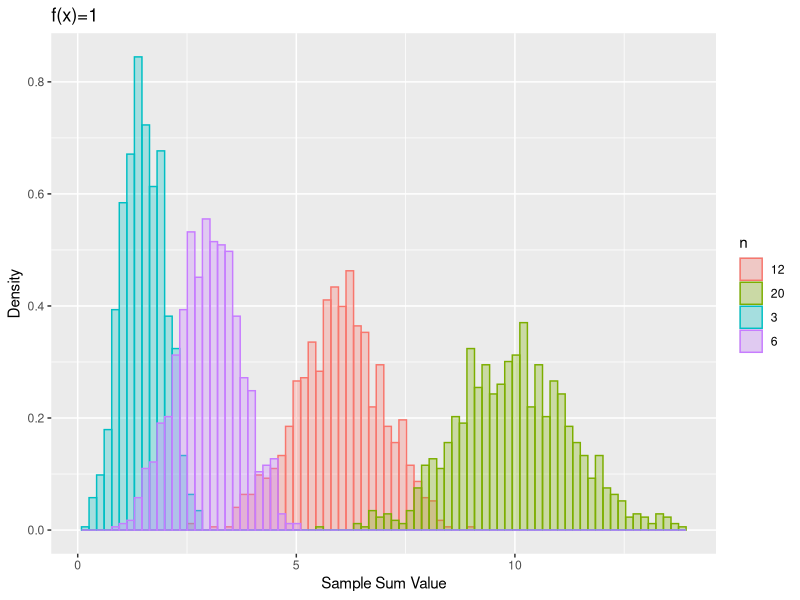
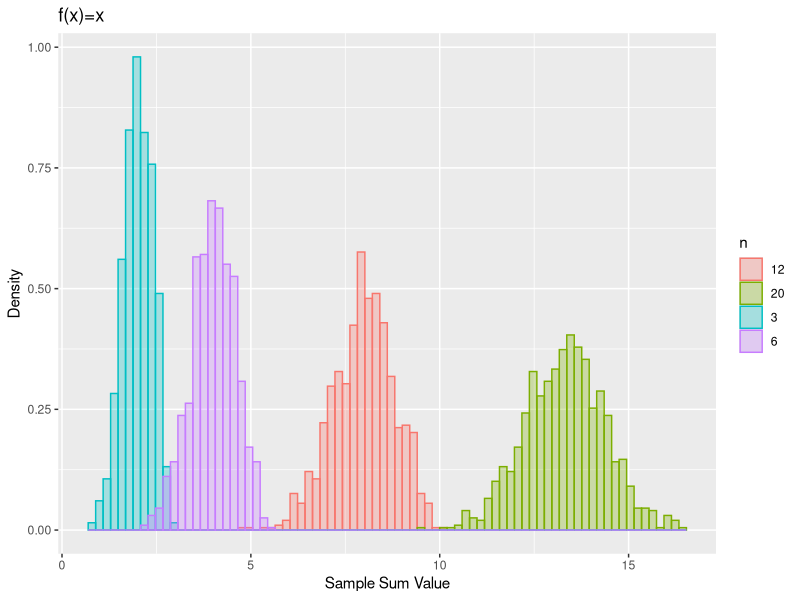
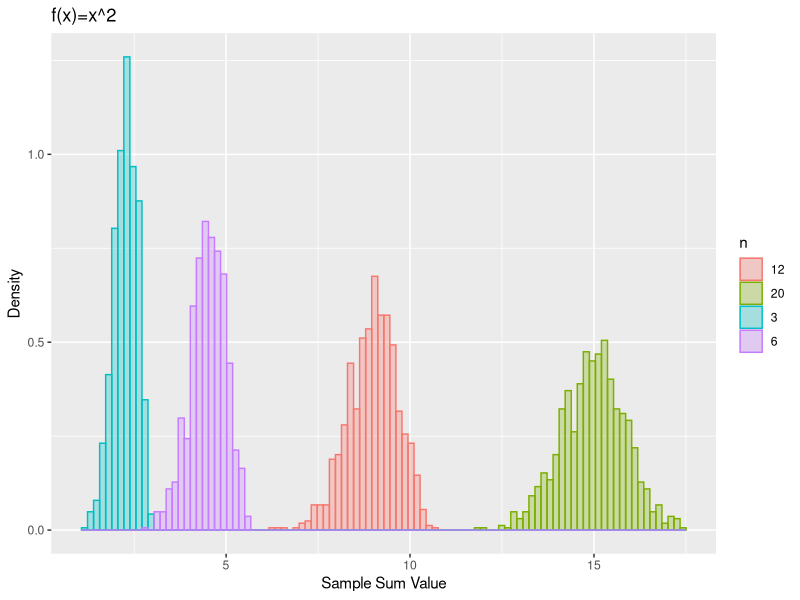

The R source for these figures, in order:
## ---- chunk 1
library("pracma")
library("tidyverse")
## ---- chunk 2
sims <- 1000
ns <- c(3, 6, 12, 20)
sum_dist_a <- matrix(0, nrow=sims, ncol=length(ns))
sum_dist_b <- matrix(0, nrow=sims, ncol=length(ns))
sum_dist_c <- matrix(0, nrow=sims, ncol=length(ns))
## ---- chunk 3
for(j in 1:length(ns)){
  for(i in 1:sims){
    rs <- runif(ns[j])
    dist_a <- rs
    dist_b <- sqrt(rs)
    dist_c <- nthroot(rs, 3)
    Sn_a <- sum(dist_a)
    Sn_b <- sum(dist_b)
    Sn_c <- sum(dist_c)
    sum_dist_a[i,j] <- Sn_a
    sum_dist_b[i,j] <- Sn_b
    sum_dist_c[i,j] <- Sn_c
  }
}
## ---- chunk 4
change_to_df <- function(mymat){
  df <- data.frame(mymat)
  colnames(df) <- ns
  print(col)
  df <- pivot_longer(df, cols=colnames(df), names_to='n', values_to='sum')
  df$n <- as.integer(df$n)
  df <- df %>%
    arrange(n)
  df <- df %>%
    mutate(n = as.character(n))
}
## ---- chunk 5
plt_data <- change_to_df(sum_dist_a)

ggplot(data=plt_data, aes(x=sum, y=..density.., fill=n, color=n)) + 
  geom_histogram(alpha=0.3, position='identity', bins=80) +
  labs(title= 'f(x)=1', x='Sample Sum Value', y='Density')
## ---- chunk 6
plt_data <- change_to_df(sum_dist_b)

ggplot(data=plt_data, aes(x=sum, y=..density.., fill=n, color=n)) + 
  geom_histogram(alpha=0.3, position='identity', bins=80) +
  labs(title= 'f(x)=x', x='Sample Sum Value', y='Density')
## ---- chunk 7
plt_data <- change_to_df(sum_dist_c)

ggplot(data=plt_data, aes(x=sum, y=..density.., fill=n, color=n)) + 
  geom_histogram(alpha=0.3, position='identity', bins=100) +
  labs(title= 'f(x)=x^2', x='Sample Sum Value', y='Density')
